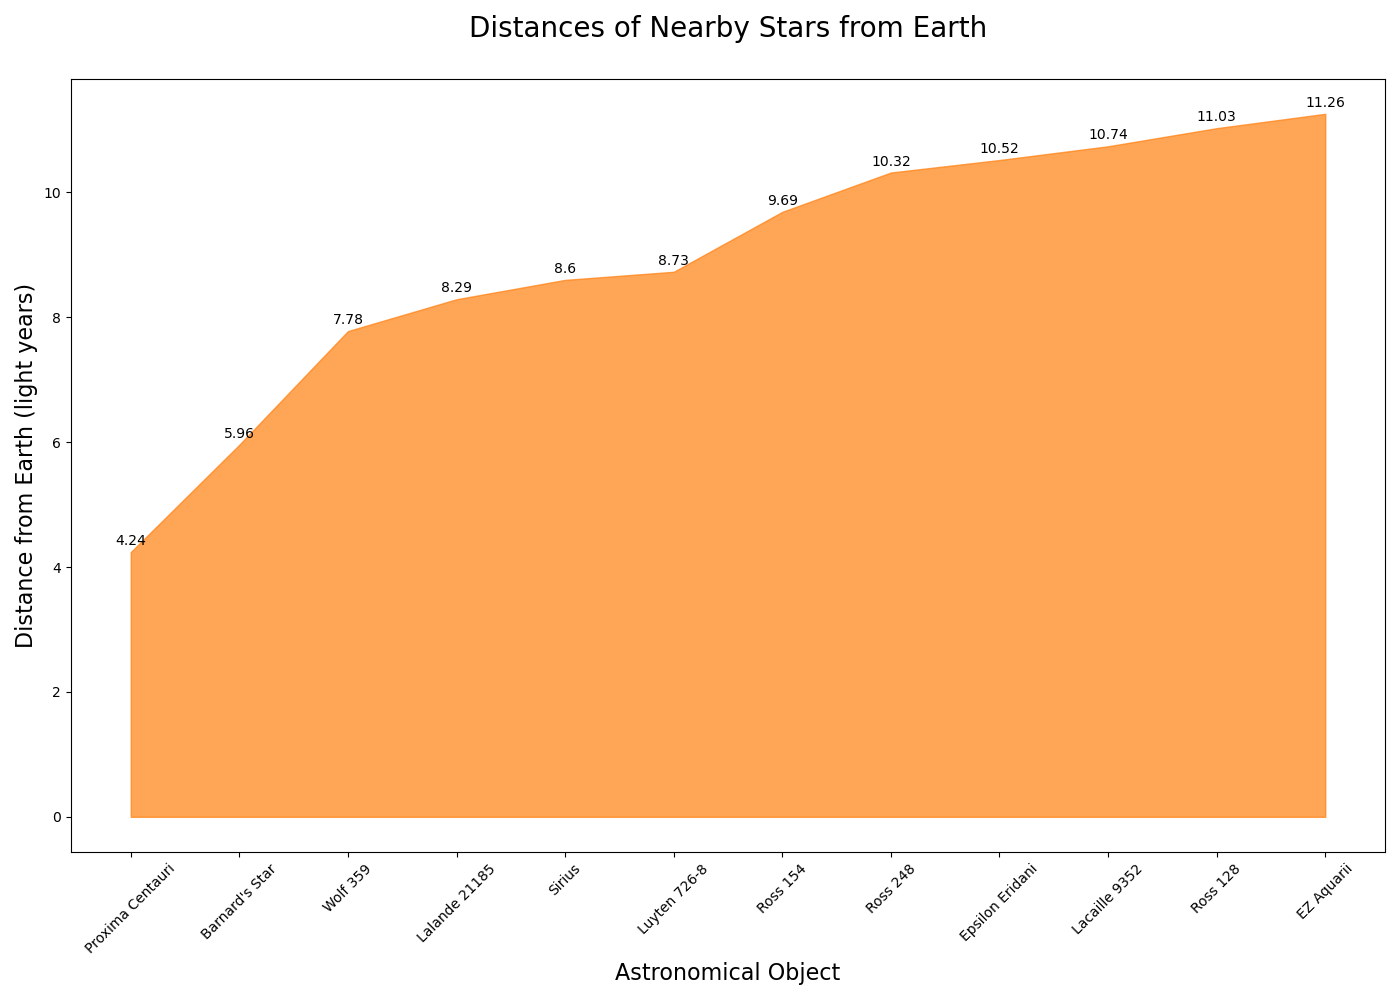

Python code for this plot:

import matplotlib.pyplot as plt
import pandas as pd

# Data
data = {
    "Object": ["Proxima Centauri", "Barnard's Star", "Wolf 359", "Lalande 21185", "Sirius", "Luyten 726-8", "Ross 154", "Ross 248", "Epsilon Eridani", "Lacaille 9352", "Ross 128", "EZ Aquarii"],
    "Distance from Earth (light years)": [4.24, 5.96, 7.78, 8.29, 8.6, 8.73, 9.69, 10.32, 10.52, 10.74, 11.03, 11.26]
}

# Create DataFrame
df = pd.DataFrame(data)

# Plot
fig, ax = plt.subplots(figsize=(14, 10))

# Area chart
ax.fill_between(df['Object'], df['Distance from Earth (light years)'], color='#ff7f0e', alpha=0.7)

# Titles and labels
ax.set_title('Distances of Nearby Stars from Earth', fontsize=20, pad=30)
ax.set_xlabel('Astronomical Object', fontsize=16)
ax.set_ylabel('Distance from Earth (light years)', fontsize=16)

# Annotations
for i, txt in enumerate(df['Distance from Earth (light years)']):
    ax.annotate(txt, (df['Object'][i], df['Distance from Earth (light years)'][i]), textcoords="offset points", xytext=(0,5), ha='center')

# Display the plot
plt.xticks(rotation=45)
plt.tight_layout()
plt.show()
